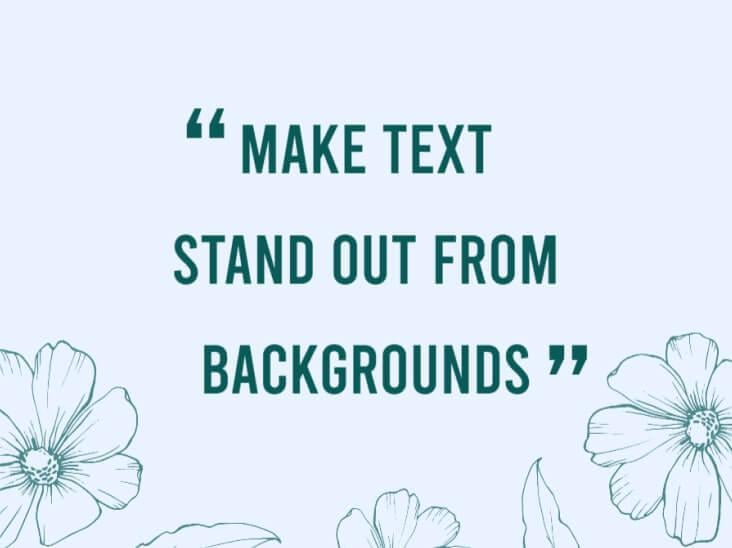
#> input picture image.jpeg, 732 x 548 px, given in place of image.png, which was not available
$ python reading_text.py
#> lines starting #> are read from the running program, lines starting #| are printed output that depends on the picture; after the words box and inside, x2 and y2 are one past the last pixel; in counts of white or black regions, pixels touching at a corner belong together; pictures that were not available may be replaced by others from this repository, and a replacement may not be noted
import cv2
import pytesseract

# Tesseract path
tesseract_path = r"/usr/local/bin/tesseract"

pytesseract.pytesseract.tesseract_cmd = tesseract_path
img = cv2.imread("./image.png")
#> img is the input picture: shape (548, 732, 3); mean B, G, R 242.5, 230.5, 218.4
gray = cv2.cvtColor(img, cv2.COLOR_BGR2GRAY)
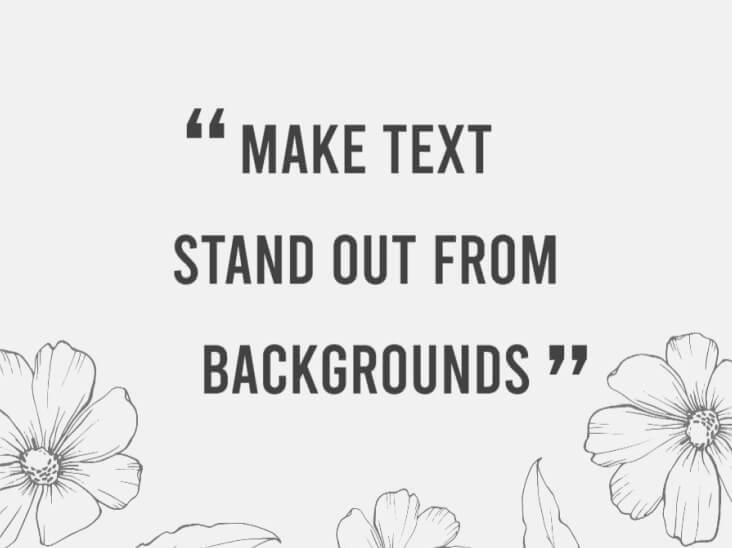
#> gray: shape (548, 732); min 43, max 254, mean 228.4

thresh = cv2.threshold(gray, 0, 255, cv2.THRESH_BINARY_INV + cv2.THRESH_OTSU)[1]
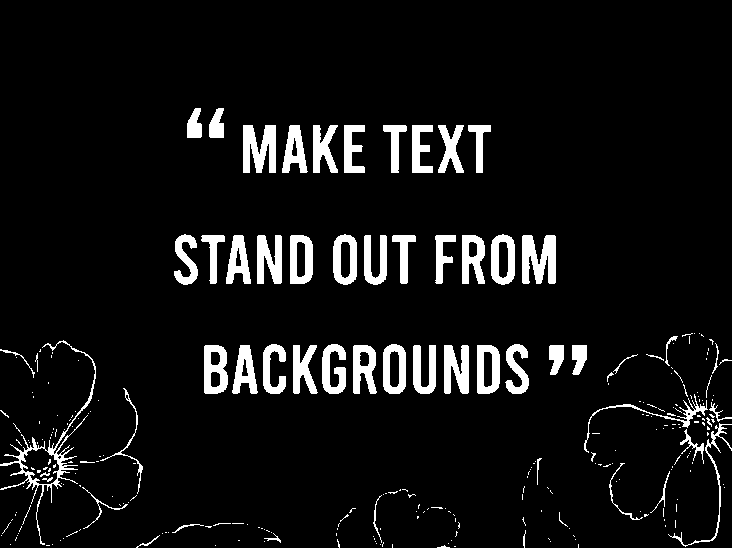
#> thresh: shape (548, 732); 7.2% white; 279 white regions (212 under 20 px)

# Find the single largest contour = a single ROI
cnts = cv2.findContours(thresh, cv2.RETR_EXTERNAL, cv2.CHAIN_APPROX_SIMPLE)
#> cnts = 271 contours, 223 with area under 20; largest, box (x1, y1, x2, y2) and area: (0, 340, 96, 545) 1700, (522, 235, 556, 284) 1092, (491, 234, 515, 285) 1026, (333, 234, 357, 285) 1024, (243, 125, 276, 173) 1020
cnts = cnts[0] if len(cnts) == 2 else cnts[1]
largest_cnt = max(cnts, key=cv2.contourArea)
#> largest_cnt = contour of 625 points, box (x1, y1, x2, y2) (0, 340, 96, 545), area 1700

# Extract the ROI based on the largest contour
x, y, w, h = cv2.boundingRect(largest_cnt)
#> x = 0; y = 340; w = 96; h = 205
roi = img[y:y+h, x:x+w]
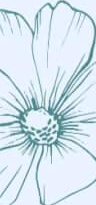
#> roi: shape (205, 96, 3); mean B, G, R 236.7, 227.2, 211

# Perform OCR on the ROI
#> (the run stopped early here; a loop or call above may not have finished)
